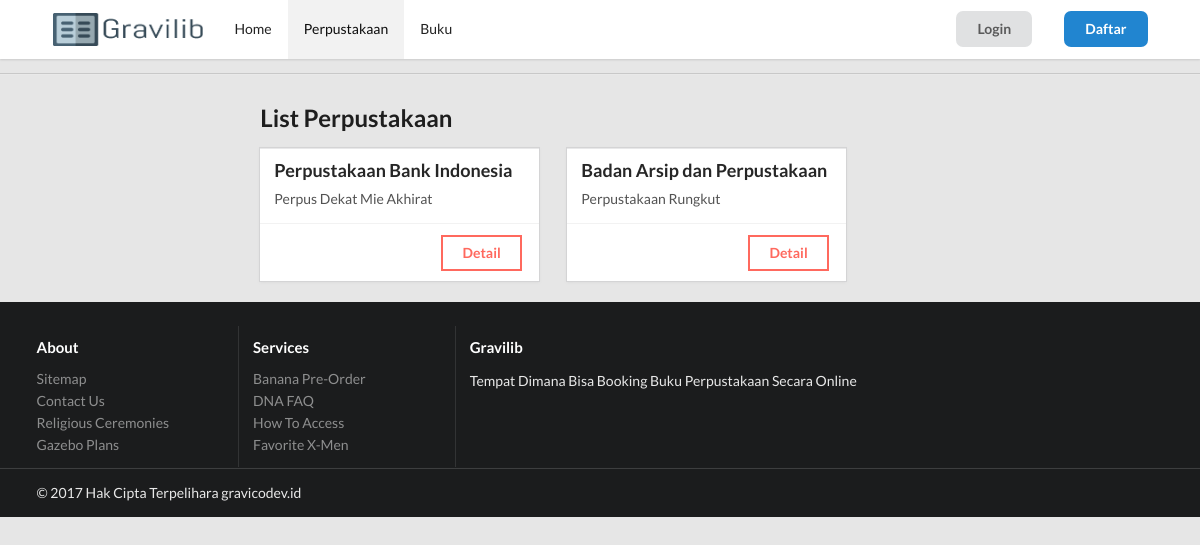
The app's page /?p=content-library with its own data.
### tables this page shows
CREATE TABLE `perpus` (
  `id_perpus` int(11) NOT NULL,
  `nama_perpus` varchar(128) NOT NULL,
  `alamat_perpus` varchar(128) NOT NULL,
  `deskripsi_perpus` varchar(128) NOT NULL,
  `latitude` double NOT NULL,
  `longitude` double NOT NULL
);

### view/content-library.php (the view, shortened to what this page needs)
<div class="ui divider"></div>
  <div class="ui grid">
    <div class="three wide column" id="side">
      <div class="ui secondary vertical fluid menu"></div>
    </div>
    <div class="twelve wide column">
      <h2>List Perpustakaan</h2>
      <div class="ui container" style="margin-bottom: 21px;">
        <div class="ui three stackable cards">
          <?php
          $connection = mysql_connect("localhost", "root", "") or die("gak isok konek");
          $queryperpus = mysql_query("select * from perpus", $connection);
          while ($dataperpus = mysql_fetch_assoc($queryperpus))
            {
            echo '<div class="card">';
            echo '<div class="content">';
            echo '<div class="header">' . $dataperpus['nama_perpus'] . '</div>';
            echo '<div class="description">' . $dataperpus['deskripsi_perpus'] . '</div>';
            echo '</div>';
            echo '<div class="extra content">';
            echo '<span class="right floated">';
              echo '<a class="ui inverted red button" href="?p=detail-library&perpus=' . $dataperpus['id_perpus'] . '">Detail</a>';
            echo '</span>';
            echo '</div>';
            echo '</div>';
            }
          ?>
        </div>
      </div>
    </div>
  </div>

### public/css/app.css (style rules this page uses)
.ui.button, .ui.basic.button { border-radius: 0; }
.ui.card, .ui.cards > .card { border: none; border-radius: 0; }
.ui.grid { margin-top: 10px; }
body { background: #e6e6e6; background-color: #e6e6e6; }
#side { margin-left: 30px; }

### records on screen
perpus: nama_perpus "Perpustakaan Bank Indonesia", deskripsi_perpus "Perpus Dekat Mie Akhirat"
perpus: nama_perpus "Badan Arsip dan Perpustakaan", deskripsi_perpus "Perpustakaan Rungkut"
